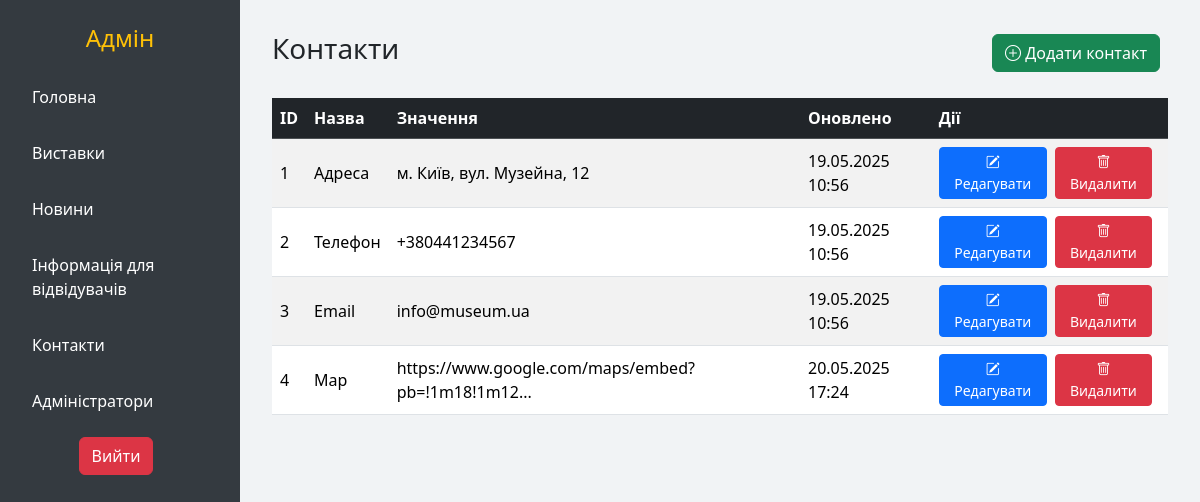
The page /admin/contacts (signed in) on the database its author committed.
### tables this page shows
CREATE TABLE IF NOT EXISTS `contacts` (
  `id` int NOT NULL AUTO_INCREMENT,
  `name` varchar(255) NOT NULL,
  `value` text NOT NULL,
  `updated_at` datetime DEFAULT CURRENT_TIMESTAMP ON UPDATE CURRENT_TIMESTAMP,
  PRIMARY KEY (`id`)
);

### classes/Controller.php (called while the page is built, shortened)
<?php
class Controller
{
    protected Template $template;
    public function __construct()
    {
        $action = Core::getInstance()->action;
        $controller = Core::getInstance()->controller;
        $this->template = new Template("views/{$controller}/{$action}.php");
    }
    public function view(string $title, ?array $params = null, ?string $templatePath = null): array
    {
        if (!empty($params)) {
            $this->template->addParams($params);
        }
        return [
            'title' => $title,
            'content' => $this->template->render(),
        ];
    }
}

### controllers/AdminController.php (called while the page is built, shortened)
<?php
class AdminController extends Controller
{
    public function actionContacts()
    {
        $contacts = Contacts::findAll();
        return $this->view('Контакти', ['contacts' => $contacts]);
    }
}

### classes/Core.php (called while the page is built, shortened)
<?php
class Core
{
    private static $instance = null;
    public function __construct()
    {
        $host = Config::getInstance()->host;
        $dbname = Config::getInstance()->dbname;
        $user = Config::getInstance()->user;
        $password = Config::getInstance()->password;
        $this->db = new DB($host, $user, $password, $dbname);
    }
    public static function getInstance()
    {
        if (!isset(self::$instance)) {
            self::$instance = new self;
        }
        return self::$instance;
    }
    public function run()
    {
        $route = $_GET['route'] ?? '';
        $parts = explode('/', trim($route, '/'));
        $this->action = $parts[1];
        $actionName = "action" . ucfirst($this->action);
        $controllerObject = new $controllerName;
        $callArgs = [];
        $data = $controllerObject->$actionName(...$callArgs);
    }
}

### index.php (called while the page is built, shortened)
<?php
spl_autoload_register(function ($class_name) {
    $path = str_replace('\\', '/', $class_name) . '.php';
});
$core = Core::getInstance();
$core->Init();
$core->run();

### classes/Config.php (called while the page is built, shortened)
<?php
class Config
{
    protected static $instance = null;
    protected $params;
    private function __construct()
    {
        $this->params = [];
        $directory = 'config';
        $config_files = scandir($directory);
        foreach ($config_files as $file) {
            if (substr($file, -4) === '.php') {
                $path  = $directory . "/" . $file;
            }
        }
    }
    public static function getInstance()
    {
        if (!isset(self::$instance)) {
            self::$instance = new self;
        }
        return self::$instance;
    }
    public function __get($key)
    {
        return $this->params[$key] ?? null;
    }
    public function __set($key, $value)
    {
        $this->params[$key] = $value;
    }
}

### config/config.php (called while the page is built)
<?php
$Config[] = [];

### config/database.php (called while the page is built)
<?php
$Config[] = [
    'host' => 'localhost',
    'dbname' => 'museum_site',
    'user' => 'root',
    'password' => '',
];

### classes/DB.php (called while the page is built, shortened)
<?php
class DB
{
    protected $pdo;
    public function __construct($host, $user, $password, $dbname)
    {
        $this->pdo = new \PDO("mysql:host={$host};dbname={$dbname}", $user, $password, [
            \PDO::ATTR_ERRMODE => \PDO::ERRMODE_EXCEPTION,
            \PDO::ATTR_DEFAULT_FETCH_MODE => \PDO::FETCH_ASSOC,
        ]);
    }
    protected function where($where = null)
    {
        if (is_array($where)) {
            $where_string = 'WHERE ';
            $where_fields = array_keys($where);
            foreach ($where_fields as $key => $field) {
                if ($key > 0) {
                    $where_string .= ' AND ';
                }
                $where_string .= "{$field} LIKE :{$field}";
            }
        } elseif (is_string($where)) {
            $where_string = 'WHERE ' . $where;
        } else {
            if (is_string($where)) {
                $where_string = $where;
            } else {
                $where_string = '';
            }
        }
        return $where_string;
    }
    public function select($table, $fields = '*', $where = null, $orderBy = null, $limit = null, $offset = null)
    {
        if (is_array($fields)) {
            $fields_string = implode(',', $fields);
        } else {
            $fields_string = is_string($fields) ? $fields : '*';
        }
        $params = [];
        $where_string = $this->where($where);
        $order_string = '';
        $limit_string = '';
        $sql = "SELECT {$fields_string} FROM {$table} {$where_string} {$order_string} {$limit_string}";
        $stmt = $this->pdo->prepare($sql);
        $stmt->execute($params);
        return $stmt->fetchAll(\PDO::FETCH_ASSOC);
    }
}

### classes/Model.php (called while the page is built, shortened)
<?php
class Model
{
    protected static $table = '';
    public static function findAll($offset = null, $limit = null)
    {
        $arr = Core::getInstance()->db->select(static::$table, '*', null, null, $limit, $offset);
        return $arr ?: [];
    }
}

### views/admin/contacts.php (the view, shortened to what this page needs)
<div class="d-flex justify-content-between align-items-center mb-4">
    <h1 class="h3">Контакти</h1>
    <a href="/admin/createContact" class="btn btn-success">
        <i class="bi bi-plus-circle"></i> Додати контакт
    </a>
</div>
<div class="table-responsive">
    <table class="table table-striped table-hover align-middle">
        <thead class="table-dark">
            <tr>
                <th>ID</th>
                <th>Назва</th>
                <th>Значення</th>
                <th>Оновлено</th>
                <th>Дії</th>
            </tr>
        </thead>
        <tbody>
            <?php foreach ($contacts as $contact): ?>
                <tr>
                    <td><?= htmlspecialchars($contact['id']) ?></td>
                    <td><?= htmlspecialchars($contact['name']) ?></td>
                    <td><?= mb_strimwidth($contact['value'], 0, 50, '...') ?></td>
                    <td><?= date('d.m.Y H:i', strtotime($contact['updated_at'])) ?></td>
                    <td class="d-flex">
                        <a href="/admin/editContact?id=<?= $contact['id'] ?>" class="btn btn-sm btn-primary me-2">
                            <i class="bi bi-pencil-square"></i> Редагувати
                        </a>
                        <form action="/admin/deleteContact" method="POST" onsubmit="return confirm('Ви впевнені, що хочете видалити цей контакт?');">
                            <button type="submit" class="btn btn-sm btn-danger">
                                <i class="bi bi-trash"></i> Видалити
                            </button>
                        </form>
                    </td>
                </tr>
            <?php endforeach; ?>
        </tbody>
    </table>
</div>

### public/css/admin.css (style rules this page uses)
body { margin: 0; font-family: "Segoe UI", Tahoma, Geneva, Verdana, sans-serif; background-color: #f8f9fa; }
.table th { background-color: #dee2e6; }
.btn-primary, .btn-success, .btn-danger { margin-right: 0.5rem; }

### rows shown on the page
contacts: id "1", name "Адреса", value "м. Київ, вул. Музейна, 12", updated_at "19.05.2025 10:56"
contacts: id "2", name "Телефон", value "+380441234567", updated_at "19.05.2025 10:56"
contacts: id "3", name "Email", value "info@museum.ua", updated_at "19.05.2025 10:56"
contacts: id "4", name "Map", value "https://www.google.com/maps/embed?pb=!1m18!1m12...", updated_at "20.05.2025 17:24"
